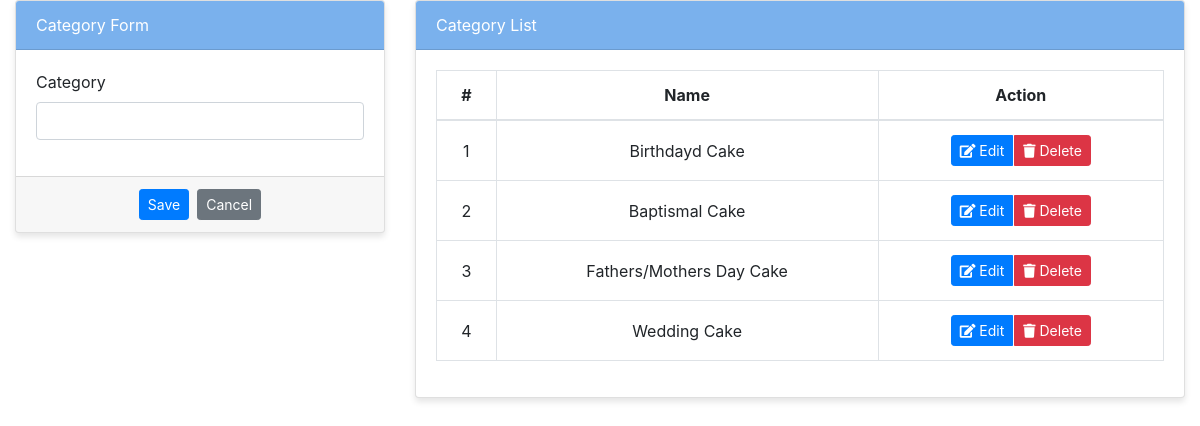
The page /1/admin/categories.php on the database as committed earlier.
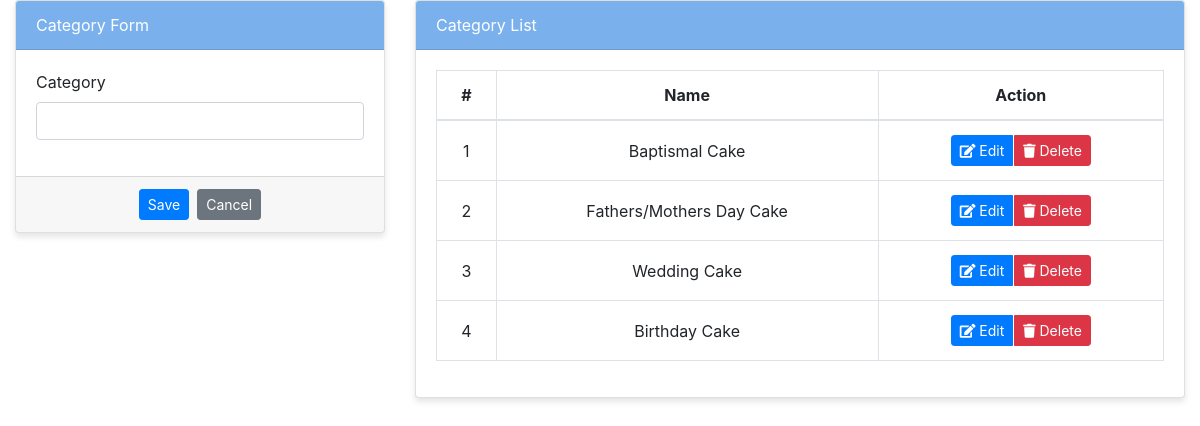
The same page on the database as committed later.
### tables this page shows
CREATE TABLE `category_list` (
  `id` int(30) NOT NULL,
  `name` text NOT NULL
);

### 1/admin/categories.php (the view, shortened to what this page needs)
<?php include('db_connect.php');?>
<!DOCTYPE html>
<html lang="en">
<head>
    <link rel="stylesheet" href="https://stackpath.bootstrapcdn.com/bootstrap/4.5.2/css/bootstrap.min.css">
    <link rel="stylesheet" href="https://cdnjs.cloudflare.com/ajax/libs/font-awesome/5.15.3/css/all.min.css">
</head>
<body>
<div class="container-fluid">
    <div class="row">
        <div class="col-12">
            <div class="row">
                <div class="col-md-4">
                    <form action="" id="manage-category">
                        <div class="card">
                            <div class="card-header bg-primary text-white">
                                Category Form
                            </div>
                            <div class="card-body">
                                <div class="form-group">
                                    <label class="control-label">Category</label>
                                    <input type="text" class="form-control" name="name" required>
                                </div>
                            </div>
                            <div class="card-footer">
                                <div class="row">
                                    <div class="col-12 d-flex justify-content-center">
                                        <button class="btn btn-primary btn-sm mr-2" type="submit">Save</button>
                                        <button class="btn btn-secondary btn-sm" type="button" onclick="$('#manage-category')[0].reset()">Cancel</button>
                                    </div>
                                </div>
                            </div>
                        </div>
                    </form>
                </div>
                <div class="col-md-8">
                    <div class="card">
                        <div class="card-header bg-primary text-white">
                            Category List
                        </div>
                        <div class="card-body">
                            <div class="table-responsive">
                                <table class="table table-bordered table-hover">
                                    <thead>
                                        <tr>
                                            <th class="text-center">#</th>
                                            <th class="text-center">Name</th>
                                            <th class="text-center">Action</th>
                                        </tr>
                                    </thead>
                                    <tbody>
                                        <?php
                                        $i = 1;
                                        $cats = $conn->query("SELECT * FROM category_list order by id asc");
                                        while($row=$cats->fetch_assoc()):
                                        ?>
                                        <tr>
                                            <td class="text-center"><?php echo $i++ ?></td>
                                            <td class="text-center">
                                                <?php echo $row['name'] ?>
                                            </td>
                                            <td class="text-center">
                                                <div class="btn-group btn-group-sm" role="group">
                                                    <button class="btn btn-primary edit_cat btn-action" type="button"
                                                            data-id="<?php echo $row['id'] ?>"
                                                            data-name="<?php echo $row['name'] ?>">
                                                        <i class="fas fa-edit"></i> Edit
                                                    </button>
                                                    <button class="btn btn-danger delete_cat btn-action" type="button"
                                                            data-id="<?php echo $row['id'] ?>">
                                                        <i class="fas fa-trash"></i> Delete
                                                    </button>
                                                </div>
                                            </td>
                                        </tr>
                                        <?php endwhile; ?>
                                    </tbody>
                                </table>
                            </div>
                        </div>
                    </div>
                </div>
            </div>
        </div>
    </div>
</div>
</body>
</html>

Rows that differ between the two databases and show on the page:
removed category_list: name "Birthdayd Cake"
added category_list: name "Birthday Cake"
